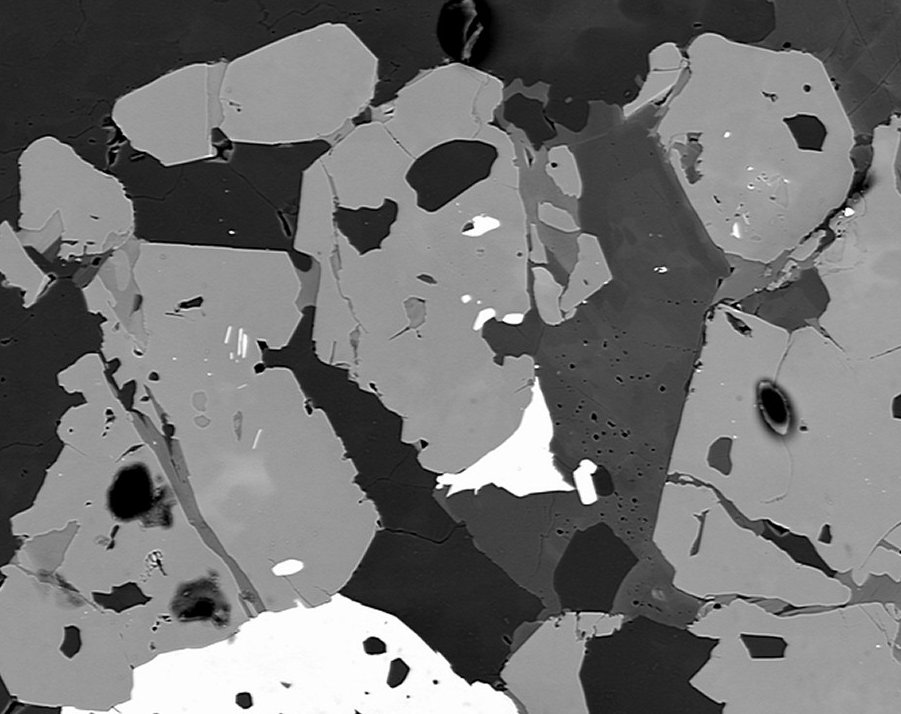
#> input picture python_for_microscopists-master/images/noisy_images/BSE.jpg, 901 x 714 px, found by its file name
$ python 103_edge_filters.py
#> lines starting #> are read from the running program, lines starting #| are printed output that depends on the picture
#!/usr/bin/env python
__author__ = "Sreenivas Bhattiprolu"
__license__ = "Feel free to copy, I appreciate if you acknowledge Python for Microscopists"

# https://youtu.be/Oy4duAOGdWQ

"""

Roberts
The idea behind the Roberts cross operator is to approximate the gradient of an
image through discrete differentiation which is achieved by computing the sum of the squares of the
differences between diagonally adjacent pixels. It highlights regions of high spatial gradient which often
correspond to edges.

Sobel:
Similar to Roberts - calculates gradient of the image.
The operator uses two 3×3 kernels which are convolved with the original image to calculate
approximations of the derivatives – one for horizontal changes, and one for vertical.

Scharr:
Typically used to identify gradients along the x-axis (dx = 1, dy = 0) and y-axis (dx = 0,
dy = 1) independently. Performance is quite similar to Sobel filter.

Prewitt:
The Prewitt operator is based on convolving
the image with a small, separable, and integer valued filter in horizontal and vertical directions and is
therefore relatively inexpensive in terms of computations like Sobel operator.

Farid:
Farid and Simoncelli propose to use a pair of kernels, one for interpolation and another for
differentiation (csimilar to Sobel). These kernels, of fixed sizes 5 x 5 and 7 x 7, are optimized so
that the Fourier transform approximates their correct derivative relationship.

Canny:
The Process of Canny edge detection algorithm can be broken down to 5 different steps:
1. Apply Gaussian filter to smooth the image in order to remove the noise
2. Find the intensity gradients of the image
3. Apply non-maximum suppression to get rid of spurious response to edge detection
4. Apply double threshold to determine potential edges (supplied by the user)
5. Track edge by hysteresis: Finalize the detection of edges by suppressing all the other edges that
are weak and not connected to strong edges.

"""


from skimage import io, filters, feature
import matplotlib.pyplot as plt
from skimage.color import rgb2gray
import cv2
import numpy as np


img = cv2.imread('images/BSE.jpg', 0)
#> img is the input picture: shape (714, 901); min 0, max 255, mean 114.8

"""
#Edge detection
from skimage.filters import roberts, sobel, scharr, prewitt, farid

roberts_img = roberts(img)
sobel_img = sobel(img)
scharr_img = scharr(img)
prewitt_img = prewitt(img)
farid_img = farid(img)

cv2.imshow("Roberts", roberts_img)
cv2.imshow("Sobel", sobel_img)
cv2.imshow("Scharr", scharr_img)
cv2.imshow("Prewitt", prewitt_img)
cv2.imshow("Farid", farid_img)
cv2.waitKey(0)
cv2.destroyAllWindows()


"""
#Canny
canny_edge = cv2.Canny(img,50,80)
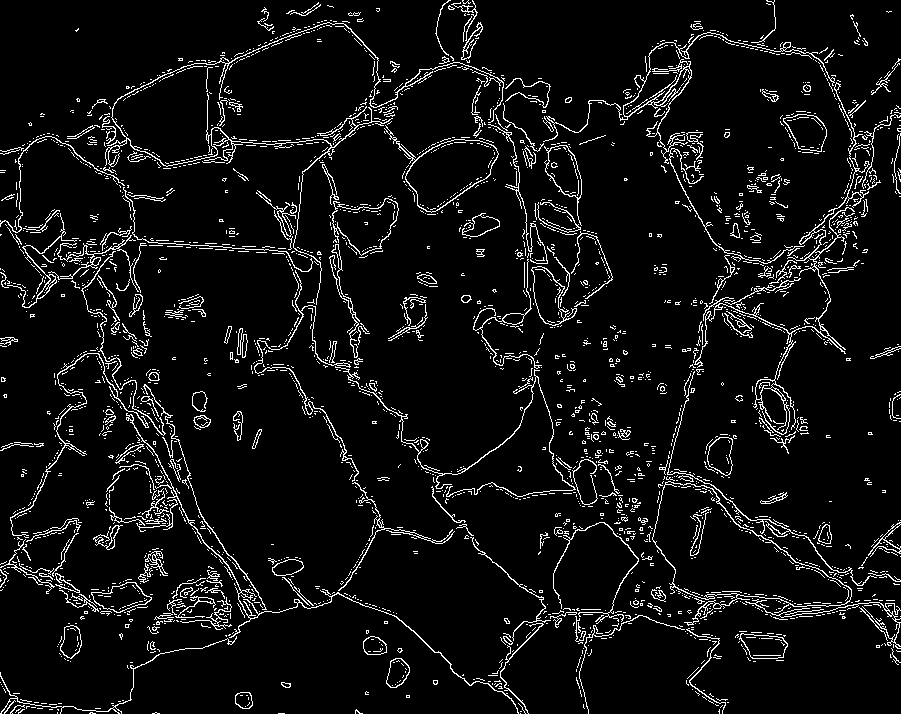
#> canny_edge: shape (714, 901); 6.4% white in thin lines or dots

#Autocanny
sigma = 0.3
median = np.median(img)
#> median = 148

# apply automatic Canny edge detection using the computed median
lower = int(max(0, (1.0 - sigma) * median))
#> lower = 103
upper = int(min(255, (1.0 + sigma) * median))
#> upper = 192
auto_canny = cv2.Canny(img, lower, upper)
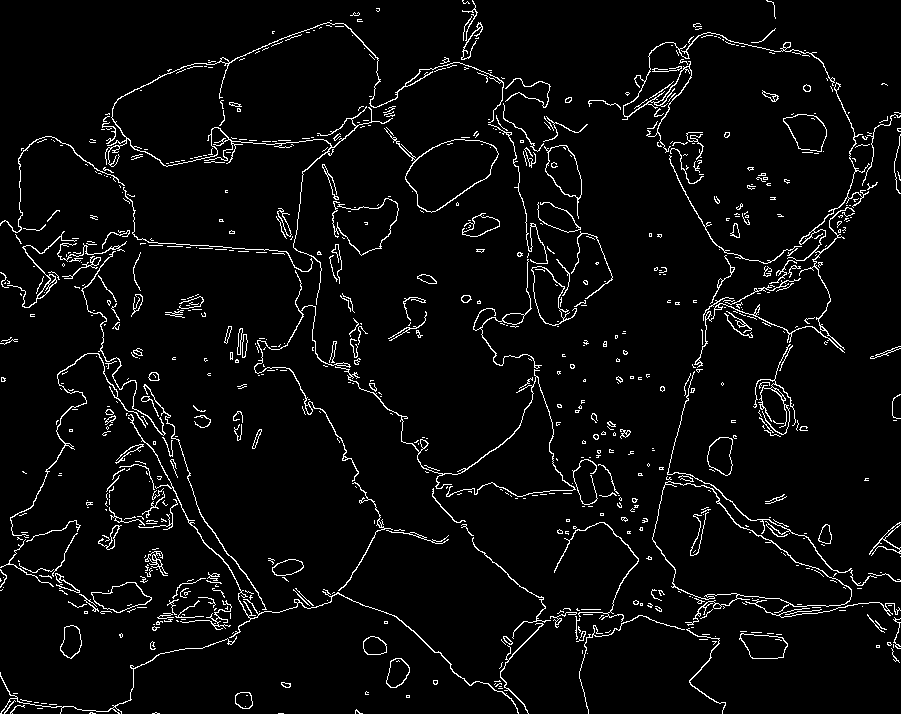
#> auto_canny: shape (714, 901); 4.4% white in thin lines or dots


cv2.imshow("Canny", canny_edge)
cv2.imshow("Auto Canny", auto_canny)
cv2.waitKey(0)
cv2.destroyAllWindows()
